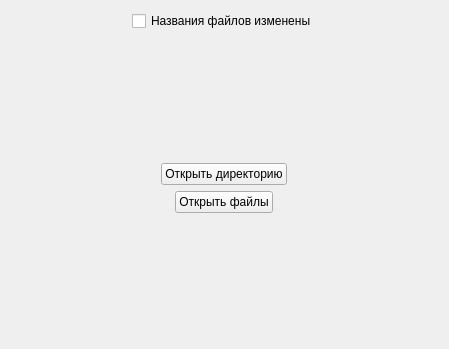
<?xml version="1.0" encoding="UTF-8"?>
<ui version="4.0">
 <class>ImportPage</class>
 <widget class="QWidget" name="ImportPage">
  <property name="geometry">
   <rect>
    <x>0</x>
    <y>0</y>
    <width>449</width>
    <height>349</height>
   </rect>
  </property>
  <property name="windowTitle">
   <string>Form</string>
  </property>
  <layout class="QVBoxLayout" name="verticalLayout">
   <item alignment="Qt::AlignmentFlag::AlignHCenter">
    <widget class="QCheckBox" name="check_filenames_changed">
     <property name="text">
      <string>Названия файлов изменены</string>
     </property>
    </widget>
   </item>
   <item>
    <spacer name="verticalSpacer">
     <property name="orientation">
      <enum>Qt::Orientation::Vertical</enum>
     </property>
     <property name="sizeHint" stdset="0">
      <size>
       <width>20</width>
       <height>119</height>
      </size>
     </property>
    </spacer>
   </item>
   <item alignment="Qt::AlignmentFlag::AlignHCenter">
    <widget class="QPushButton" name="pb_open_dir">
     <property name="sizePolicy">
      <sizepolicy hsizetype="Fixed" vsizetype="Fixed">
       <horstretch>0</horstretch>
       <verstretch>0</verstretch>
      </sizepolicy>
     </property>
     <property name="text">
      <string>Открыть директорию</string>
     </property>
    </widget>
   </item>
   <item alignment="Qt::AlignmentFlag::AlignHCenter">
    <widget class="QPushButton" name="pb_open_files">
     <property name="sizePolicy">
      <sizepolicy hsizetype="Fixed" vsizetype="Fixed">
       <horstretch>0</horstretch>
       <verstretch>0</verstretch>
      </sizepolicy>
     </property>
     <property name="text">
      <string>Открыть файлы</string>
     </property>
    </widget>
   </item>
   <item>
    <spacer name="verticalSpacer_2">
     <property name="orientation">
      <enum>Qt::Orientation::Vertical</enum>
     </property>
     <property name="sizeHint" stdset="0">
      <size>
       <width>20</width>
       <height>40</height>
      </size>
     </property>
    </spacer>
   </item>
  </layout>
 </widget>
 <resources/>
 <connections/>
</ui>
